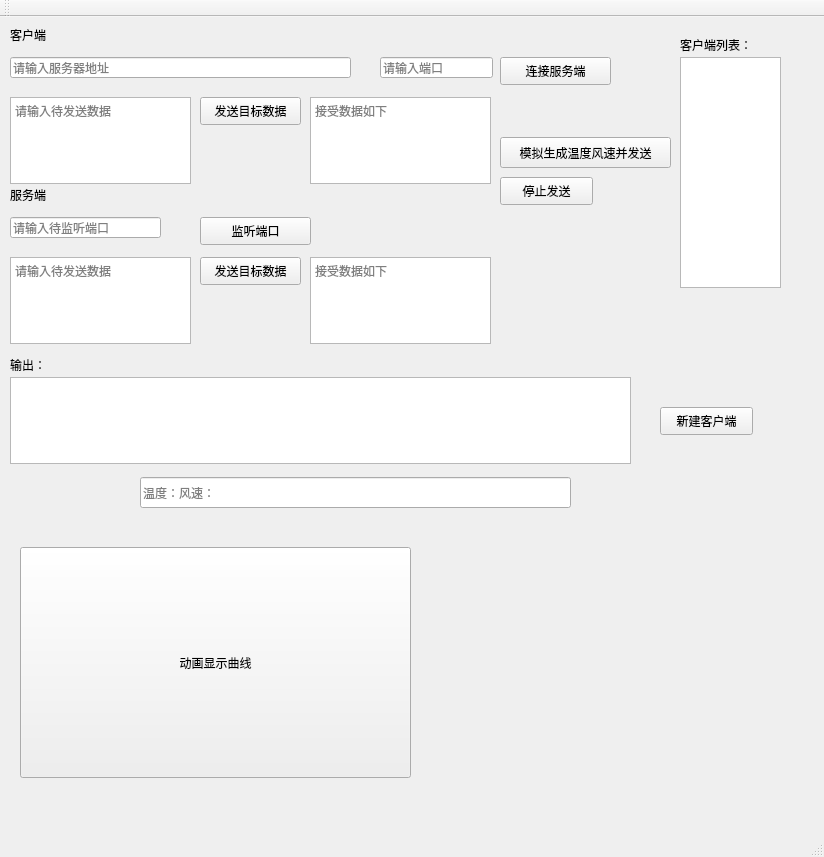
<?xml version="1.0" encoding="UTF-8"?>
<ui version="4.0">
 <class>MainWindow</class>
 <widget class="QMainWindow" name="MainWindow">
  <property name="geometry">
   <rect>
    <x>0</x>
    <y>0</y>
    <width>824</width>
    <height>857</height>
   </rect>
  </property>
  <property name="windowTitle">
   <string>MainWindow</string>
  </property>
  <widget class="QWidget" name="centralWidget">
   <widget class="QPushButton" name="connectToSever">
    <property name="geometry">
     <rect>
      <x>500</x>
      <y>40</y>
      <width>111</width>
      <height>28</height>
     </rect>
    </property>
    <property name="text">
     <string>连接服务端</string>
    </property>
   </widget>
   <widget class="QPushButton" name="animation">
    <property name="geometry">
     <rect>
      <x>20</x>
      <y>530</y>
      <width>391</width>
      <height>231</height>
     </rect>
    </property>
    <property name="text">
     <string>动画显示曲线</string>
    </property>
   </widget>
   <widget class="QPushButton" name="c_send">
    <property name="geometry">
     <rect>
      <x>200</x>
      <y>80</y>
      <width>101</width>
      <height>28</height>
     </rect>
    </property>
    <property name="text">
     <string>发送目标数据</string>
    </property>
   </widget>
   <widget class="QLineEdit" name="lineEdit_ca">
    <property name="geometry">
     <rect>
      <x>10</x>
      <y>40</y>
      <width>341</width>
      <height>21</height>
     </rect>
    </property>
    <property name="placeholderText">
     <string>请输入服务器地址</string>
    </property>
   </widget>
   <widget class="QTextEdit" name="textEdit_cs">
    <property name="geometry">
     <rect>
      <x>10</x>
      <y>80</y>
      <width>181</width>
      <height>87</height>
     </rect>
    </property>
    <property name="placeholderText">
     <string>请输入待发送数据</string>
    </property>
   </widget>
   <widget class="QTextEdit" name="textEdit_ca">
    <property name="geometry">
     <rect>
      <x>310</x>
      <y>80</y>
      <width>181</width>
      <height>87</height>
     </rect>
    </property>
    <property name="placeholderText">
     <string>接受数据如下</string>
    </property>
   </widget>
   <widget class="QLineEdit" name="lineEdit_cp">
    <property name="geometry">
     <rect>
      <x>380</x>
      <y>40</y>
      <width>113</width>
      <height>21</height>
     </rect>
    </property>
    <property name="placeholderText">
     <string>请输入端口</string>
    </property>
   </widget>
   <widget class="QLabel" name="label">
    <property name="geometry">
     <rect>
      <x>10</x>
      <y>10</y>
      <width>72</width>
      <height>15</height>
     </rect>
    </property>
    <property name="text">
     <string>客户端</string>
    </property>
   </widget>
   <widget class="QTextEdit" name="textEdit_sa">
    <property name="geometry">
     <rect>
      <x>310</x>
      <y>240</y>
      <width>181</width>
      <height>87</height>
     </rect>
    </property>
    <property name="placeholderText">
     <string>接受数据如下</string>
    </property>
   </widget>
   <widget class="QPushButton" name="connectToClient">
    <property name="geometry">
     <rect>
      <x>200</x>
      <y>200</y>
      <width>111</width>
      <height>28</height>
     </rect>
    </property>
    <property name="text">
     <string>监听端口</string>
    </property>
   </widget>
   <widget class="QLabel" name="label_2">
    <property name="geometry">
     <rect>
      <x>10</x>
      <y>170</y>
      <width>72</width>
      <height>15</height>
     </rect>
    </property>
    <property name="text">
     <string>服务端</string>
    </property>
   </widget>
   <widget class="QPushButton" name="s_send">
    <property name="geometry">
     <rect>
      <x>200</x>
      <y>240</y>
      <width>101</width>
      <height>28</height>
     </rect>
    </property>
    <property name="text">
     <string>发送目标数据</string>
    </property>
   </widget>
   <widget class="QLineEdit" name="lineEdit_sp">
    <property name="geometry">
     <rect>
      <x>10</x>
      <y>200</y>
      <width>151</width>
      <height>21</height>
     </rect>
    </property>
    <property name="placeholderText">
     <string>请输入待监听端口</string>
    </property>
   </widget>
   <widget class="QTextEdit" name="textEdit_ss">
    <property name="geometry">
     <rect>
      <x>10</x>
      <y>240</y>
      <width>181</width>
      <height>87</height>
     </rect>
    </property>
    <property name="placeholderText">
     <string>请输入待发送数据</string>
    </property>
   </widget>
   <widget class="QPushButton" name="c_senddata">
    <property name="geometry">
     <rect>
      <x>500</x>
      <y>120</y>
      <width>171</width>
      <height>31</height>
     </rect>
    </property>
    <property name="text">
     <string>模拟生成温度风速并发送</string>
    </property>
   </widget>
   <widget class="QPushButton" name="c_stopsend">
    <property name="geometry">
     <rect>
      <x>500</x>
      <y>160</y>
      <width>93</width>
      <height>28</height>
     </rect>
    </property>
    <property name="text">
     <string>停止发送</string>
    </property>
   </widget>
   <widget class="QLineEdit" name="lineEdit">
    <property name="geometry">
     <rect>
      <x>140</x>
      <y>460</y>
      <width>431</width>
      <height>31</height>
     </rect>
    </property>
    <property name="placeholderText">
     <string>温度：风速：</string>
    </property>
   </widget>
   <widget class="QTextEdit" name="textEdit_console">
    <property name="geometry">
     <rect>
      <x>10</x>
      <y>360</y>
      <width>621</width>
      <height>87</height>
     </rect>
    </property>
   </widget>
   <widget class="QListView" name="listView">
    <property name="geometry">
     <rect>
      <x>680</x>
      <y>40</y>
      <width>101</width>
      <height>231</height>
     </rect>
    </property>
   </widget>
   <widget class="QLabel" name="label_3">
    <property name="geometry">
     <rect>
      <x>10</x>
      <y>340</y>
      <width>72</width>
      <height>15</height>
     </rect>
    </property>
    <property name="text">
     <string>输出：</string>
    </property>
   </widget>
   <widget class="QLabel" name="label_4">
    <property name="geometry">
     <rect>
      <x>680</x>
      <y>20</y>
      <width>81</width>
      <height>16</height>
     </rect>
    </property>
    <property name="text">
     <string>客户端列表：</string>
    </property>
   </widget>
   <widget class="QPushButton" name="new_client">
    <property name="geometry">
     <rect>
      <x>660</x>
      <y>390</y>
      <width>93</width>
      <height>28</height>
     </rect>
    </property>
    <property name="text">
     <string>新建客户端</string>
    </property>
   </widget>
  </widget>
  <widget class="QMenuBar" name="menuBar">
   <property name="geometry">
    <rect>
     <x>0</x>
     <y>0</y>
     <width>824</width>
     <height>26</height>
    </rect>
   </property>
  </widget>
  <widget class="QToolBar" name="mainToolBar">
   <attribute name="toolBarArea">
    <enum>TopToolBarArea</enum>
   </attribute>
   <attribute name="toolBarBreak">
    <bool>false</bool>
   </attribute>
  </widget>
  <widget class="QStatusBar" name="statusBar"/>
 </widget>
 <layoutdefault spacing="6" margin="11"/>
 <resources/>
 <connections/>
</ui>
